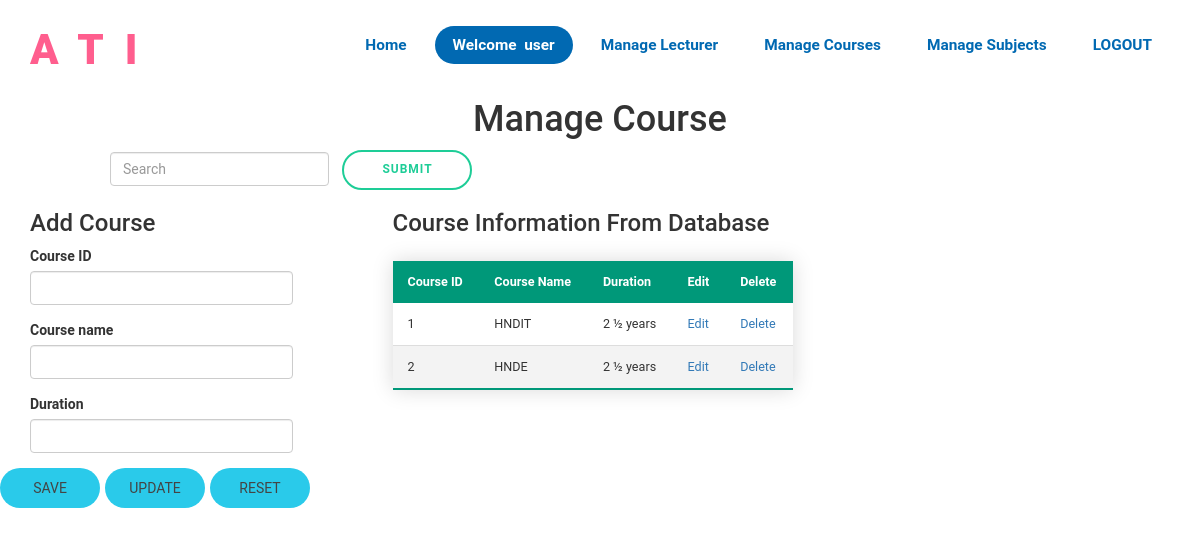
Screenshot of /manageCourse.php (signed in) with the database file from the repository.
### tables this page shows
CREATE TABLE `course` (
  `id` int(11) NOT NULL,
  `name` varchar(20) NOT NULL,
  `dur` varchar(20) NOT NULL
);

### manageCourse.php (the view, shortened to what this page needs)
<!DOCTYPE html>
<html lang="en">
<head>
    <link rel="stylesheet" href="https://maxcdn.bootstrapcdn.com/bootstrap/3.4.1/css/bootstrap.min.css">
    <?php
        include "header.php";
    ?>
    <?php
        $record[0]=null;$record[1]=null;$record[2]=null;
    if(($_SESSION["role"])=="ADMIN"){
    ?>
</head>
<body>
  <br>
  <br>
  <br>
  <br>
<center><h1>Manage Course</h1></center>
       <form class="form-inline" action="manageCourse.php" method="post">
            <input class="form-control mr-sm-2" type="text" placeholder="Search" aria-label="Search" name="searchid" style="margin-left:110px">
            <input id="button" type="submit" value="SUBMIT" name="btnSearch">
        </form>
        <div class="container">
            <div class="inner">
                <div class="row">
                    <div class="col-md-3">
                        <h3> Add Course</h3>
                        <form action="manageCourse.php" method="post">
                            <div class="form-group">
                                <label>Course ID</label>
                                <input class="form-control"  type="number" place-holder="Course ID" required name="id" id="idCus" value='<?php echo $record[0]?>'>
                              </div>
                            <div class="form-group">
                                <label>Course name</label>
                                <input class="form-control"  place-holder="Course Name" required name="name" value='<?php echo $record[1]?>'>
                            </div>
                            <div class="form-group">
                                <label>Duration</label>
                                <input class="form-control"  place-holder="Course Duration" required name="dur" value='<?php echo $record[2]?>'>
                            </div>
                            <a href="#"  value="save" class="btn0 btn-white0 btn-animate0"><button name="btnSub" id="btnSub" type="submit" style="background: transparent;border: 5px solid transparent" >SAVE</button></a>
                            <a href="#"  value="update" class="btn1 btn-white1 btn-animate1"><button name="btnUpd" id="btnUpd" type="submit" style="background: transparent;border: 5px solid transparent">UPDATE</button></a>
                            <a href="#" value="reset" class="btn2 btn-white2 btn-animate2"><button  name="btnClr" type="submit" style="background: transparent;border: 5px solid transparent">RESET</button></a>
                        </form>
                    </div>
                    <div class="col-md-9">
                        <h3 class="CIFD">Course Information From Database</h3>
                        <table class="styled-table">
                            <thead>
                                <tr>
                                    <th scope="col">Course ID</th>
                                    <th scope="col">Course Name</th>
                                    <th scope="col">Duration</th>
                                    <th scope="col">Edit</th>
                                    <th scope="col">Delete</th>
                                </tr>
                            </thead>
                            <tbody>
                           <?php
                            $sql="SELECT * FROM course";
                            $result=mysqli_query($con, $sql);
                            while($row=mysqli_fetch_array($result)){
                                echo "<tr>
                                <td>$row[0]</td>
                                <td>$row[1]</td>
                                <td>$row[2]</td>
                                <td><a href='manageCourse.php?id=$row[0]'>Edit</a></td>
                                <td><a href='manageCourse.php?DelID=$row[0]'>Delete</a></td>
                                </tr>";
                            }
                            ?>
                            </tbody>
                        </table>
</div>
</div>
</div>
</div>
<?php
    }
    else{
        header("Location:error.html");
    }
   ?>
</body>
</html>

### header.php (style rules this page uses)
* { margin: 0; padding: 0; box-sizing: border-box; font-family: 'Nunito', sans-serif; }

### manageCourse.php (style rules this page uses)
* { font-family: 'Roboto', sans-serif; }
input[type="submit"] { outline: none; height: 40px; text-align: center; width: 130px; margin-left: 10px; border-radius: 40px; background: #fff; border: 2px solid #1ecd97; color: #1ecd97; letter-spacing: 1px; text-shadow: 0; font-size: 12px; font-weight: bold; cursor: pointer; transition: all 0.25s ease; }
.CIFD { margin-left: 70px; }
.styled-table { border-collapse: collapse; margin: 25px 0; margin-left: 70px; font-size: 0.9em; font-family: sans-serif; min-width: 400px; box-shadow: 0 0 20px rgba(0, 0, 0, 0.15); }
.styled-table thead tr { background-color: #009879; color: #ffffff; text-align: left; }
.styled-table th, .styled-table td { padding: 12px 15px; }
.styled-table tbody tr { border-bottom: 1px solid #dddddd; }
.styled-table tbody tr:nth-of-type(even) { background-color: #f3f3f3; }
.styled-table tbody tr:last-of-type { border-bottom: 2px solid #009879; }
.btn0:link, .btn0:visited { text-transform: uppercase; text-decoration: none; padding: 5px 10px; text-align-last: center; display: inline-block; margin-left: -30px; border-radius: 100px; transition: all 0.2s; height: 40px; width: 100px; position: absolute; }
.btn-white0 { background-color: #2ACAEA; color: #444444; }
.btn0::after { content: ""; display: inline-block; height: 40px; width: 100px; text-align-last: center; border-radius: 100px; position: absolute; top: 0; left: 0; z-index: -1; transition: all 0.4s; }
.btn-white0::after { background-color: #fff; }
.btn1:link, .btn1:visited { text-transform: uppercase; text-decoration: none; margin-left: 75px; text-align-last: center; padding: 5px 10px; height: 40px; width: 100px; display: inline-block; border-radius: 100px; transition: all 0.2s; position: absolute; }
.btn-white1 { background-color: #2ACAEA; color: #444444; }
.btn1::after { content: ""; display: inline-block; text-align-last: center; height: 40px; width: 100px; border-radius: 100px; position: absolute; top: 0; left: 0; z-index: -1; transition: all 0.4s; }
.btn-white1::after { background-color: #fff; }
.btn2:link, .btn2:visited { text-transform: uppercase; margin-left: 180px; text-decoration: none; text-align-last: center; padding: 5px 10px; display: inline-block; height: 40px; width: 100px; border-radius: 100px; transition: all 0.2s; position: absolute; }
.btn-white2 { background-color: #2ACAEA; color: #444444; }
.btn2::after { content: ""; display: inline-block; height: 40px; width: 100px; border-radius: 100px; text-align-last: center; position: absolute; top: 0; left: 0; z-index: -1; transition: all 0.4s; }
.btn-white2::after { background-color: #fff; }

### rows the page displays
course: id "1", name "HNDIT", dur "2 ½ years"
course: id "2", name "HNDE", dur "2 ½ years"

### other values shown
$_SESSION["user"] "user"
